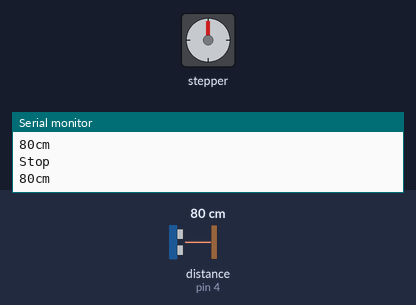
This sketch was run on a simulated Arduino Uno, built with avr-gcc and run on an emulated ATmega328P. Shown: stepper motor, the last lines printed to the serial monitor. Wiring (inferred from the names in the program): ultrasonic range finder: trigger pin 2; echo pin 4. The inputs (shaded band) are chosen by the test bench; at power-on: distance to the obstacle (sensor on pin 4) 80 cm. The echo pulse lasts 58.3 µs per cm; stepper angles assume 360 steps per turn.

Above: at 1.3 s.
1.4 s: distance to the obstacle (sensor on pin 4) set to 23 cm
3.2 s: distance to the obstacle (sensor on pin 4) set to 19 cm
At 4.17 s:
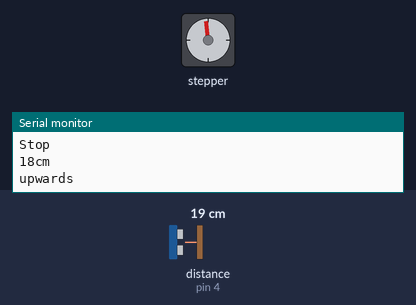
At 4.78 s:
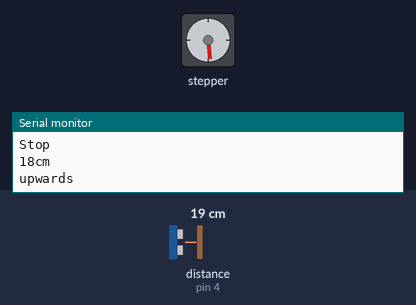
6.2 s: distance to the obstacle (sensor on pin 4) set to 11 cm
At 6.79 s:
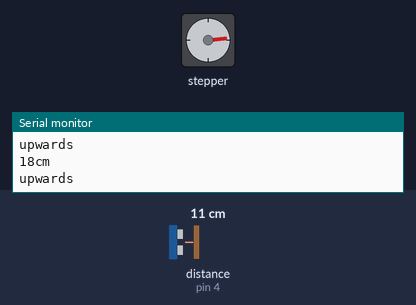
9.2 s: distance to the obstacle (sensor on pin 4) set to 8 cm
12.2 s: distance to the obstacle (sensor on pin 4) set to 18 cm
Timing chart, 0 to 62.7 s (numbered marks = the images above; inputs shaded):
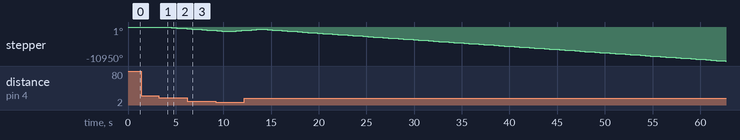

Measured:
- the behaviour switches between 22 and 21 cm on distance to the obstacle (sensor on pin 4) (found by bisection; images 0 and 1)
- after the input at 3.2 s, stepper: turns 360° counter-clockwise in 1.2 s, then 138° counter-clockwise in 0.44 s

The sketch:

cupholder_version_2.ino
```cpp
#include <Stepper.h>


/*
 *  stepsPerRevolution geeft aan hoeveel stapjes de microcontroller moet doen om 1
 *  keer rond te draaien.
 */
const int stepsPerRevolution = 360;
const int trigPin = 2;
const int echoPin = 4;

Stepper myStepper(stepsPerRevolution, 8, 10, 9, 11);

/*
 *
 * Variabele om de aantal stapjes in op te slaan.
 * Per rotatie is dat dus 360 stapjes.
 * Long variabele is 4 bytes breed en kan dus een hele hoop stapjes opslaan.
 *
 */
long aantalstapjes = 0;

/*
 *
 * variabele om het aantal rotaties te berekenen
 * Ook weer een long.
 *
 */
long aantalrotaties = 0;

void setup() {
  // put your setup code here, to run once:
  myStepper.setSpeed(50);
  Serial.begin(9600);
}

void loop() {
  // put your main code here, to run repeatedly:
long duration, cm;
pinMode(trigPin, OUTPUT);

digitalWrite(trigPin, LOW);

delayMicroseconds(10);

digitalWrite(trigPin, HIGH);

delayMicroseconds(10);

digitalWrite(trigPin, LOW);

pinMode(echoPin, INPUT);

duration = pulseIn(echoPin, HIGH);

cm = microsecondsToCentimeters(duration);

Serial.print(cm);

Serial.print("cm");

Serial.println();

delay(500);


  if (cm  < 10) {

    Serial.print("downwards");

    // aan myStepper.step(x) kun je een variabele mee geven.
    // in dit geval doe je altijd 360 stapjes.
    // probeer eens het getal 180 of stepsPerRevolution / 2 in te vullen
    // en kijk wat er gebeurd.
    myStepper.step(stepsPerRevolution);

    // variabele updaten met het aantal stapjes
    //aantalstapjes = aantalstapjes + stepsPerRevolution;
    // variabele updaten met het aantal rotaties
   // aantalrotaties = aantalstapjes / stepsPerRevolution;

    // het aantal stapjes naar de pc sturen
    //Serial.println(aantalstapjes);
    //Serial.print(" Aantal rotaties: ");

    // het aantal rotaties naar de pc sturen
    //Serial.println(aantalrotaties);
  }

  if (cm >= 10 && cm <=20) {

    Serial.println("upwards");
    myStepper.step(-stepsPerRevolution);

    //aantalstapjes = aantalstapjes - stepsPerRevolution;
    //aantalrotaties = aantalstapjes / stepsPerRevolution;

    //Serial.print(aantalstapjes);
    //Serial.print(" Aantal rotaties: ");
    //Serial.println(aantalrotaties);
  }

  if (cm > 20){
  Serial.println("Stop");
  myStepper.step(0);
  }
}
long microsecondsToCentimeters(long microseconds)

{return microseconds / 29 / 2;}
```
